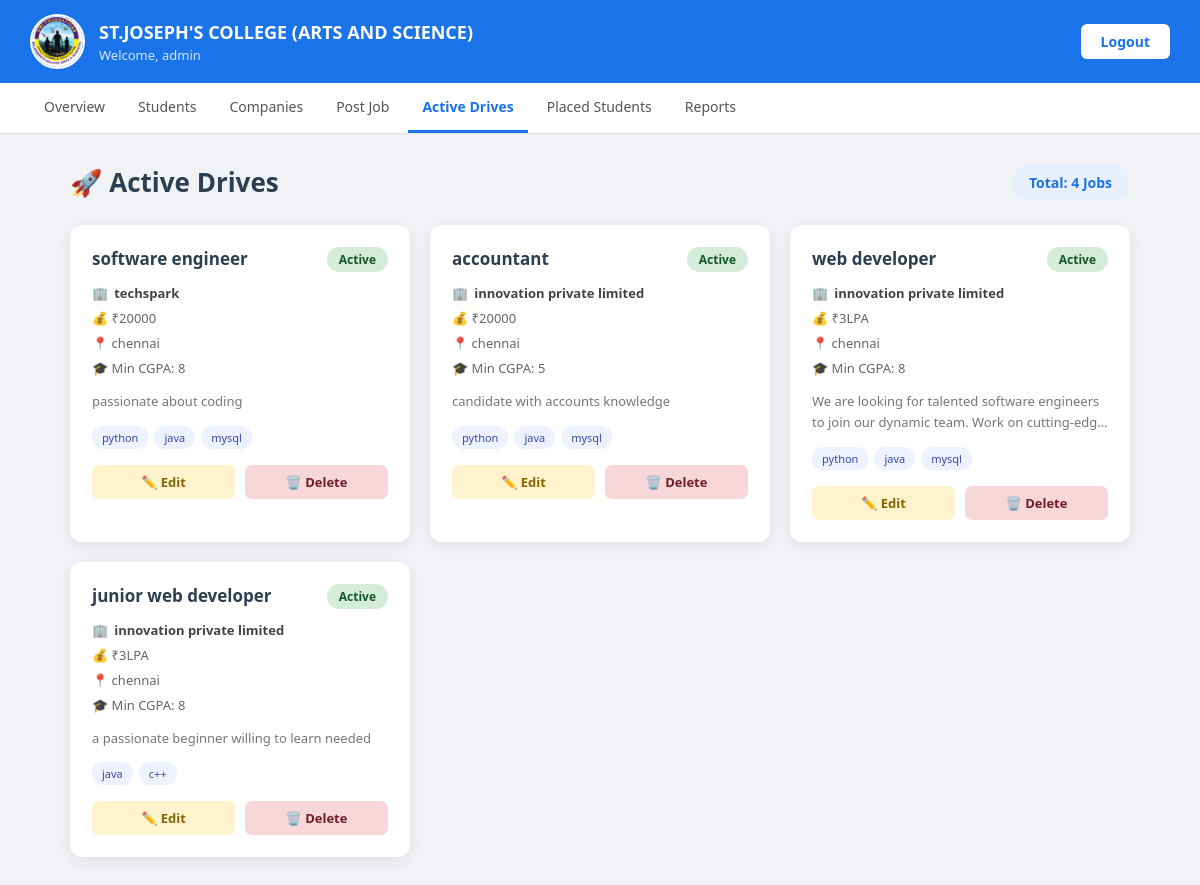
Page /placement/active_drives.php (signed in) on the committed database.
### tables this page shows
CREATE TABLE `jobs` (
  `id` int(11) NOT NULL,
  `company_id` int(11) DEFAULT NULL,
  `job_role` varchar(100) DEFAULT NULL,
  `salary` varchar(50) DEFAULT NULL,
  `description` text DEFAULT NULL,
  `skills` text DEFAULT NULL,
  `location` varchar(100) NOT NULL,
  `cgpa` float DEFAULT NULL
);

CREATE TABLE `companies` (
  `id` int(11) NOT NULL,
  `name` varchar(100) DEFAULT NULL,
  `location` varchar(100) DEFAULT NULL,
  `package` varchar(50) DEFAULT NULL,
  `email` varchar(100) DEFAULT NULL,
  `industry` varchar(100) DEFAULT NULL,
  `password` int(255) NOT NULL,
  `phone` varchar(15) DEFAULT NULL
);

### placement/active_drives.php (the view, shortened to what this page needs)
<?php
include("database.php");
$result = mysqli_query($conn, "
    SELECT jobs.id, jobs.job_role, jobs.salary, jobs.description,
           jobs.location, jobs.cgpa, jobs.skills,
           companies.name AS company_name
    FROM jobs
    JOIN companies ON jobs.company_id = companies.id
");
?>
<!DOCTYPE html>
<html>
<head>
</head>
<body>
<div class="topbar">
    <div class="left">
        <img src="logo.png" class="logo">
        <div>
            <h2>ST.JOSEPH'S COLLEGE (ARTS AND SCIENCE)</h2>
            <p>Welcome, <?php echo $_SESSION['admin']; ?></p>
        </div>
    </div>
    <a href="logout.php" class="logout">Logout</a>
</div>
<div class="menu">
    <a href="admin_dashboard.php">Overview</a>
    <a href="view_student.php">Students</a>
    <a href="view_company.php">Companies</a>
    <a href="jobs.php">Post Job</a>
    <a href="active_drives.php" class="active">Active Drives</a>
    <a href="placed_students.php">Placed Students</a>
    <a href="report.php">Reports</a>
</div>
<div class="container">
    <div class="top-bar">
        <h1>🚀 Active Drives</h1>
        <span class="total-badge">
            Total: <?php echo mysqli_num_rows($result); ?> Jobs
        </span>
    </div>
    <div class="drives-grid">
        <?php if(mysqli_num_rows($result) > 0){ ?>
            <?php while($row = mysqli_fetch_assoc($result)) { ?>
            <div class="drive-card">
                <div class="card-header">
                    <h3><?php echo $row['job_role']; ?></h3>
                    <span class="badge-active">Active</span>
                </div>
                <div class="card-info">
                    <p>🏢 <strong><?php echo $row['company_name']; ?></strong></p>
                    <p>💰 ₹<?php echo $row['salary']; ?></p>
                    <p>📍 <?php echo $row['location']; ?></p>
                    <p>🎓 Min CGPA: <?php echo $row['cgpa']; ?></p>
                </div>
                <p class="card-desc"><?php echo $row['description']; ?></p>
                <?php if(!empty($row['skills'])){ ?>
                <div class="card-skills">
                    <?php
                    $skills = explode(",", $row['skills']);
                    foreach($skills as $skill){
                        echo "<span class='skill-tag'>" . trim($skill) . "</span>";
                    }
                    ?>
                </div>
                <?php } ?>
                <div class="action-btns">
                    <a href="edit_job.php?id=<?php echo $row['id']; ?>"
                       class="edit-btn">✏️ Edit</a>
                    <a href="delete_job.php?id=<?php echo $row['id']; ?>"
                       class="delete-btn"
                       onclick="return confirm('Are you sure to delete this job?')">
                       🗑️ Delete
                    </a>
                </div>
            </div>
            <?php } ?>
        <?php } else { ?>
            <div class="no-data">No active drives found.</div>
        <?php } ?>
    </div>
</div>
</body>
</html>

### placement/active_drives.php (style rules this page uses)
* { margin: 0; padding: 0; box-sizing: border-box; font-family: 'Segoe UI', sans-serif; }
body { background: #f0f2f5; }
.topbar { background: #1a73e8; padding: 14px 30px; display: flex; justify-content: space-between; align-items: center; }
.topbar .left { display: flex; align-items: center; gap: 14px; }
.topbar .logo { width: 55px; height: 55px; border-radius: 50%; border: 2px solid white; object-fit: cover; }
.topbar .left h2 { color: white; font-size: 18px; font-weight: 700; }
.topbar .left p { color: #d0e8ff; font-size: 13px; margin-top: 2px; }
.logout { background: white; color: #1a73e8; padding: 8px 20px; border-radius: 6px; text-decoration: none; font-weight: 700; font-size: 14px; }
.menu { background: white; border-bottom: 1px solid #e0e0e0; padding: 0 30px; display: flex; gap: 5px; }
.menu a { text-decoration: none; color: #555; font-size: 14px; font-weight: 500; padding: 14px 14px; border-bottom: 3px solid transparent; transition: all 0.2s; display: inline-block; }
.menu a.active { color: #1a73e8; border-bottom: 3px solid #1a73e8; font-weight: 600; }
.container { max-width: 1100px; margin: 30px auto; padding: 0 20px; }
.top-bar { display: flex; justify-content: space-between; align-items: center; margin-bottom: 25px; }
.top-bar h1 { font-size: 26px; font-weight: 700; color: #2c3e50; }
.total-badge { background: #e8f0fe; color: #1a73e8; padding: 8px 18px; border-radius: 20px; font-size: 14px; font-weight: 600; }
.drives-grid { display: grid; grid-template-columns: repeat(auto-fill, minmax(320px, 1fr)); gap: 20px; }
.drive-card { background: white; padding: 22px; border-radius: 12px; box-shadow: 0 4px 15px rgba(0,0,0,0.07); transition: transform 0.2s, box-shadow 0.2s; position: relative; }
.card-header { display: flex; justify-content: space-between; align-items: flex-start; margin-bottom: 12px; }
.card-header h3 { font-size: 17px; color: #2c3e50; font-weight: 700; }
.badge-active { background: #d4edda; color: #155724; padding: 4px 12px; border-radius: 20px; font-size: 12px; font-weight: 600; white-space: nowrap; }
.card-info { margin-bottom: 14px; }
.card-info p { font-size: 13px; color: #666; margin-bottom: 7px; display: flex; align-items: center; gap: 6px; }
.card-info p strong { color: #444; }
.card-desc { font-size: 13px; color: #777; line-height: 1.6; margin-bottom: 14px; display: -webkit-box; -webkit-line-clamp: 2; -webkit-box-orient: vertical; overflow: hidden; }
.card-skills { display: flex; flex-wrap: wrap; gap: 6px; margin-bottom: 16px; }
.skill-tag { background: #eef2ff; color: #3949ab; padding: 4px 10px; border-radius: 20px; font-size: 11px; font-weight: 500; }
.action-btns { display: flex; gap: 10px; }
.edit-btn { flex: 1; text-align: center; padding: 8px; background: #fff3cd; color: #856404; border-radius: 7px; text-decoration: none; font-size: 13px; font-weight: 600; transition: background 0.2s; }
.delete-btn { flex: 1; text-align: center; padding: 8px; background: #f8d7da; color: #721c24; border-radius: 7px; text-decoration: none; font-size: 13px; font-weight: 600; transition: background 0.2s; }

### rows in the picture
jobs: job_role "software engineer", company.name "techspark", salary "20000", location "chennai", cgpa "8", description "passionate about coding", skills "python", skills "java", skills "mysql"
jobs: job_role "accountant", company.name "innovation private limited", salary "20000", location "chennai", cgpa "5", description "candidate with accounts knowledge", skills "python", skills "java", skills "mysql"
jobs: job_role "web developer", company.name "innovation private limited", salary "3LPA", location "chennai", cgpa "8", description "We are looking for talented software engineers to join our dynamic team. Work on…", skills "python", skills "java", skills "mysql"
jobs: job_role "junior web developer", company.name "innovation private limited", salary "3LPA", location "chennai", cgpa "8", description "a passionate beginner willing to learn needed", skills "java", skills "c++"

### other values in the picture
$_SESSION['admin'] "admin"
mysqli_num_rows($result) "4"
